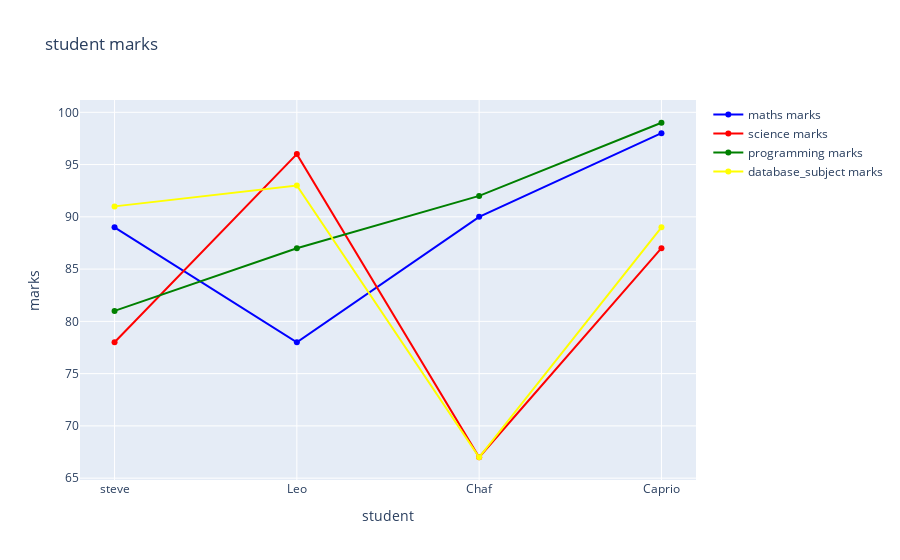

Write notebook code for a chart like this one.
### Code cell
fig=go.Figure()

fig.add_trace(go.Scatter(x=stud,y=maths,name='maths marks',line=dict(color='blue',width=2)))
fig.add_trace(go.Scatter(x=stud,y=science,name='science marks',line=dict(color='red',width=2)))
fig.add_trace(go.Scatter(x=stud,y=programming,name='programming marks',line=dict(color='green',width=2)))
fig.add_trace(go.Scatter(x=stud,y=database_subject,name='database_subject marks',line=dict(color='yellow',width=2)))
fig.update_layout(title="student marks",xaxis_title="student",yaxis_title="marks")

fig.show()

### Figure 1 — Plotly figure (JSON) as saved in the notebook; plotly's stock layout.template omitted (floating-point values rounded to 4 significant figures)
{"data": [{"line": {"color": "blue", "width": 2}, "name": "maths marks", "type": "scatter", "x": ["steve", "Leo", "Chaf", "Caprio"], "y": [89, 78, 90, 98]}, {"line": {"color": "red", "width": 2}, "name": "science marks", "type": "scatter", "x": ["steve", "Leo", "Chaf", "Caprio"], "y": [78, 96, 67, 87]}, {"line": {"color": "green", "width": 2}, "name": "programming marks", "type": "scatter", "x": ["steve", "Leo", "Chaf", "Caprio"], "y": [81, 87, 92, 99]}, {"line": {"color": "yellow", "width": 2}, "name": "database_subject marks", "type": "scatter", "x": ["steve", "Leo", "Chaf", "Caprio"], "y": [91, 93, 67, 89]}], "layout": {"title": {"text": "student marks"}, "xaxis": {"title": {"text": "student"}}, "yaxis": {"title": {"text": "marks"}}}}
